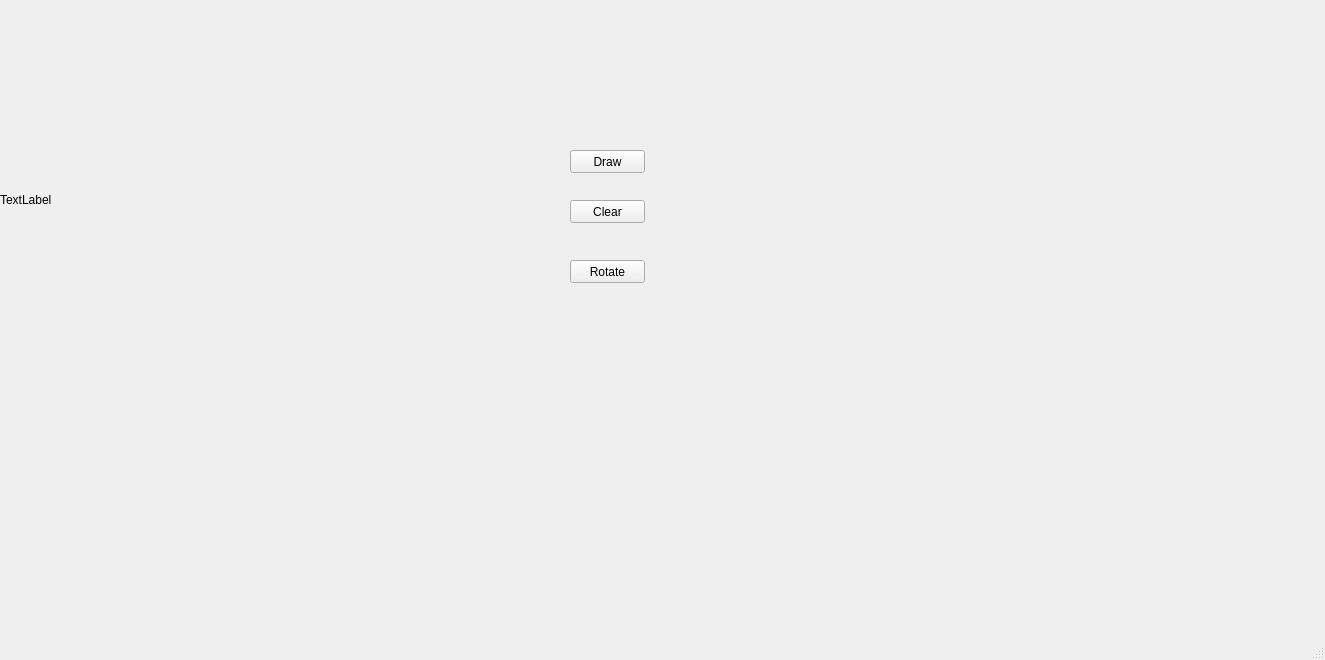
<?xml version="1.0" encoding="UTF-8"?>
<ui version="4.0">
 <class>MainWindow</class>
 <widget class="QMainWindow" name="MainWindow">
  <property name="geometry">
   <rect>
    <x>0</x>
    <y>0</y>
    <width>1325</width>
    <height>660</height>
   </rect>
  </property>
  <property name="windowTitle">
   <string>MainWindow</string>
  </property>
  <widget class="QWidget" name="centralwidget">
   <widget class="QLabel" name="label">
    <property name="geometry">
     <rect>
      <x>0</x>
      <y>0</y>
      <width>400</width>
      <height>400</height>
     </rect>
    </property>
    <property name="text">
     <string>TextLabel</string>
    </property>
   </widget>
   <widget class="QPushButton" name="pushButton">
    <property name="geometry">
     <rect>
      <x>570</x>
      <y>150</y>
      <width>75</width>
      <height>23</height>
     </rect>
    </property>
    <property name="text">
     <string>Draw</string>
    </property>
   </widget>
   <widget class="QPushButton" name="pushButton_2">
    <property name="geometry">
     <rect>
      <x>570</x>
      <y>200</y>
      <width>75</width>
      <height>23</height>
     </rect>
    </property>
    <property name="text">
     <string>Clear</string>
    </property>
   </widget>
   <widget class="QPushButton" name="pushButton_3">
    <property name="geometry">
     <rect>
      <x>570</x>
      <y>260</y>
      <width>75</width>
      <height>23</height>
     </rect>
    </property>
    <property name="text">
     <string>Rotate</string>
    </property>
   </widget>
  </widget>
  <widget class="QMenuBar" name="menubar">
   <property name="geometry">
    <rect>
     <x>0</x>
     <y>0</y>
     <width>1325</width>
     <height>21</height>
    </rect>
   </property>
  </widget>
  <widget class="QStatusBar" name="statusbar"/>
 </widget>
 <resources/>
 <connections/>
</ui>
